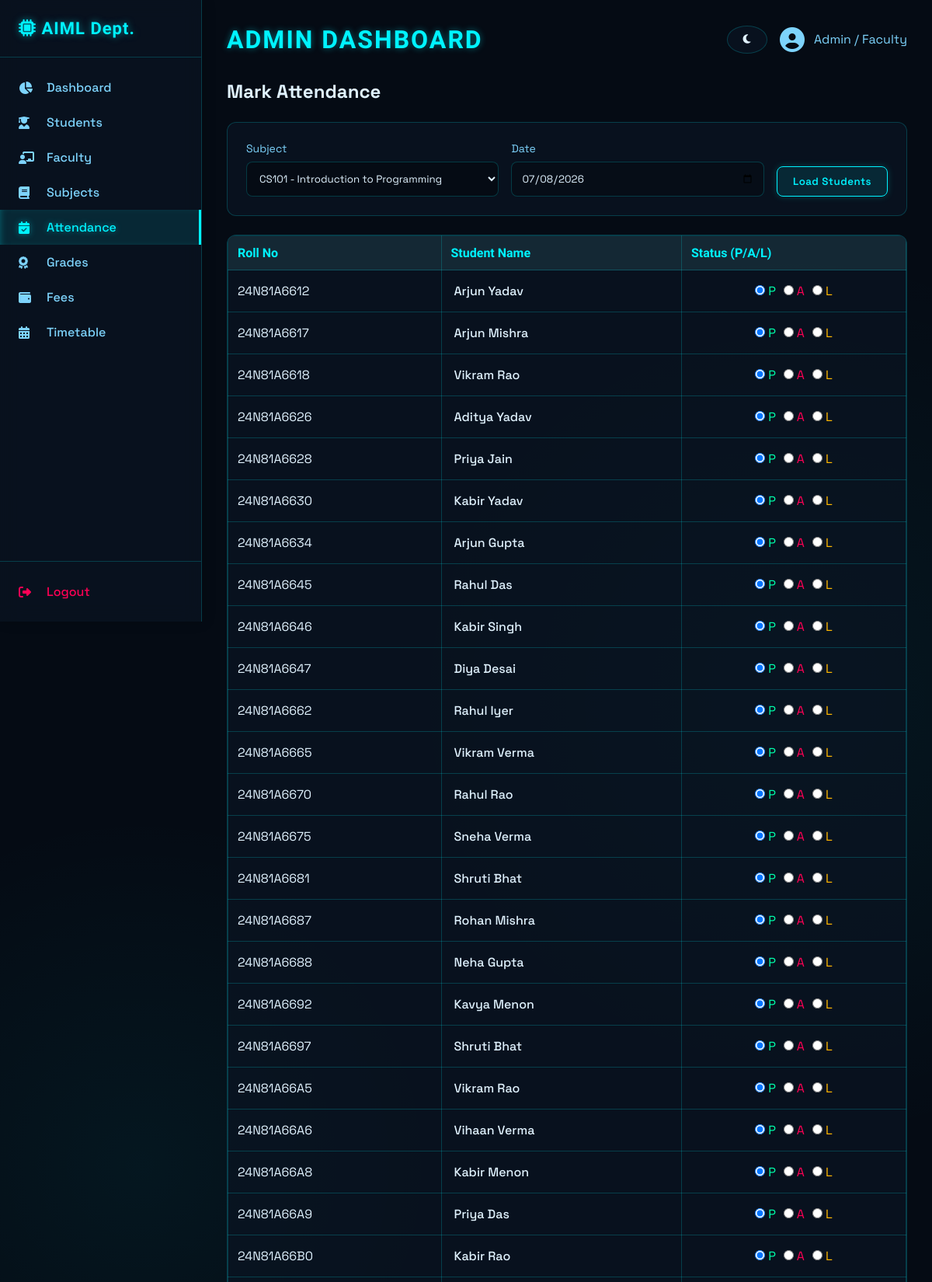
Screenshot of /attendance/?subject_id=1 (signed in, upper part) with the database file from the repository.
### tables this page shows
CREATE TABLE students (
        id INTEGER PRIMARY KEY AUTOINCREMENT,
        roll_no TEXT UNIQUE NOT NULL,
        name TEXT NOT NULL,
        semester INTEGER NOT NULL,
        section TEXT NOT NULL,
        email TEXT,
        phone TEXT,
        admission_year INTEGER
    );

### routes/attendance.py (the view, shortened to what this page needs)
@attendance_bp.route('/')
def index():
    if session.get('role') in ['admin', 'faculty']:
        cur = g.db.cursor()
        cur.execute("SELECT * FROM subjects ORDER BY semester ASC")
        subjects = cur.fetchall()
        subject_id = request.args.get('subject_id', type=int)
        date = request.args.get('date', default=datetime.today().strftime('%Y-%m-%d'))
        students = []
        existing_attendance = {}
        if subject_id:
            cur.execute("SELECT semester FROM subjects WHERE id = ?", (subject_id,))
            sem = cur.fetchone()['semester']
            cur.execute("SELECT * FROM students WHERE semester = ?", (sem,))
            students = cur.fetchall()
            cur.execute("SELECT student_id, status FROM attendance WHERE subject_id = ? AND date = ?", (subject_id, date))
            records = cur.fetchall()
            existing_attendance = {r['student_id']: r['status'] for r in records}
        return render_template('admin/attendance.html',
                               subjects=subjects,
                               subject_id=subject_id,
                               date=date,
                               students=students,
                               existing_attendance=existing_attendance)

### app.py (called while the page is built)
@app.before_request
def load_user():
    g.user_id = session.get('user_id')
    g.role = session.get('role')
    g.db = get_db_connection()

### database.py (called while the page is built)
def get_db_connection():
    conn = sqlite3.connect(DB_FILE)
    conn.row_factory = sqlite3.Row
    return conn

### templates/admin/attendance.html (shortened to what this page needs)
{% extends "base_admin.html" %}
{% block content %}
<div class="d-flex justify-content-between align-items-center mb-4">
    <h2>Mark Attendance</h2>
</div>
<div style="background: var(--card-bg); padding: 24px; border-radius: 12px; border: 1px solid var(--border-color); margin-bottom: 24px;">
    <form method="GET" action="{{ url_for('attendance.index') }}" style="display: flex; gap: 16px; align-items: flex-end;">
        <div class="form-group" style="margin-bottom: 0; flex: 1;">
            <label class="form-label">Subject</label>
            <select name="subject_id" class="form-control" required style="background: var(--bg-color);">
                {% for s in subjects %}
                    <option value="{{ s['id'] }}" {% if subject_id == s['id'] %}selected{% endif %}>{{ s['code'] }} - {{ s['name'] }}</option>
                {% endfor %}
            </select>
        </div>
        <div class="form-group" style="margin-bottom: 0; flex: 1;">
            <label class="form-label">Date</label>
            <input type="date" name="date" class="form-control" value="{{ date }}" required>
        </div>
        <button type="submit" class="btn btn-primary" style="width: auto;">Load Students</button>
    </form>
</div>
{% if subject_id %}
<div class="table-container" style="background: var(--card-bg); border-radius: 12px; border: 1px solid var(--border-color); overflow: hidden;">
    <form action="{{ url_for('attendance.mark') }}" method="POST">
        <table class="table">
            <thead style="background: rgba(255,255,255,0.05);">
                <tr>
                    <th >Roll No</th>
                    <th >Student Name</th>
                    <th >Status (P/A/L)</th>
                </tr>
            </thead>
            <tbody>
                {% for student in students %}
                <tr style="border-bottom: 1px solid var(--border-color);">
                    <td >{{ student['roll_no'] }}</td>
                    <td style="padding: 16px; font-weight: 500;">{{ student['name'] }}</td>
                    <td class="text-center">
                        {% set status = existing_attendance.get(student['id'], 'P') %}
                        <div style="display: flex; gap: 10px; justify-content: center;">
                            <label style="color: var(--success); cursor: pointer;"><input type="radio" name="status_{{ student['id'] }}" value="P" {% if status == 'P' %}checked{% endif %}> P</label>
                            <label style="color: var(--danger); cursor: pointer;"><input type="radio" name="status_{{ student['id'] }}" value="A" {% if status == 'A' %}checked{% endif %}> A</label>
                            <label style="color: var(--warning); cursor: pointer;"><input type="radio" name="status_{{ student['id'] }}" value="L" {% if status == 'L' %}checked{% endif %}> L</label>
                        </div>
                    </td>
                </tr>
                {% else %}
                <tr>
                    <td colspan="3" style="padding: 24px; text-align: center; color: var(--text-secondary);">No students found in this semester.</td>
                </tr>
                {% endfor %}
            </tbody>
        </table>
    </form>
</div>
{% endif %}
{% endblock %}

### static/css/style.css (style rules this page uses)
:root { --bg-color: #050b14; --card-bg: rgba(10, 20, 35, 0.7); --text-primary: #e0f2fe; --text-secondary: #7dd3fc; --accent: #00f3ff; --accent-rgb: 0, 243, 255; --accent-hover: #00c6d1; --danger: #ff0055; --success: #00ffaa; --warning: #ffb800; --border-color: rgba(0, 243, 255, 0.2); --surface-color: rgba(10, 20, 35, 0.9); }
* { margin: 0; padding: 0; box-sizing: border-box; font-family: 'Space Grotesk', 'Inter', sans-serif; }
body { background-color: var(--bg-color); background-image: radial-gradient(circle at 15% 50%, rgba(var(--accent-rgb), 0.05), transparent 25%), radial-gradient(circle at 85% 30%, rgba(var(--accent-rgb), 0.05), transparent 25%); background-attachment: fixed; color: var(--text-primary); min-height: 100vh; display: flex; }
.form-group { margin-bottom: 20px; }
.form-label { display: block; margin-bottom: 8px; color: var(--text-secondary); font-family: 'Space Grotesk', monospace; font-size: 14px; }
.form-control { width: 100%; padding: 12px; background-color: rgba(0,0,0,0.2); border: 1px solid var(--border-color); border-radius: 8px; color: var(--text-primary); transition: all 0.3s; font-family: 'Space Grotesk', sans-serif; }
.btn { display: inline-flex; align-items: center; justify-content: center; padding: 10px 20px; border-radius: 8px; font-weight: 600; text-align: center; cursor: pointer; transition: all 0.3s; border: 1px solid transparent; text-decoration: none; letter-spacing: 0.5px; font-family: 'Space Grotesk', sans-serif; }
.btn-primary { background-color: rgba(var(--accent-rgb), 0.1); color: var(--accent); border-color: var(--accent); width: 100%; box-shadow: 0 0 10px rgba(var(--accent-rgb), 0.2); }
.table { width: 100%; border-collapse: collapse; }
.table th, .table td { padding: 12px; border: 1px solid var(--border-color); }
.table th { background: rgba(var(--accent-rgb), 0.05); text-align: left; font-family: 'Rajdhani', sans-serif; color: var(--accent); }
.text-center { text-align: center !important; }
.d-flex { display: flex; }
.align-items-center { align-items: center; }
.justify-content-between { justify-content: space-between; }
.text-center { text-align: center; }
.mb-4 { margin-bottom: 24px; }
.d-flex { display: flex !important; }

### rows the page displays
students: roll_no "24N81A6612", name "Arjun Yadav"
students: roll_no "24N81A6617", name "Arjun Mishra"
students: roll_no "24N81A6618", name "Vikram Rao"
students: roll_no "24N81A6626", name "Aditya Yadav"
students: roll_no "24N81A6628", name "Priya Jain"
students: roll_no "24N81A6630", name "Kabir Yadav"
students: roll_no "24N81A6634", name "Arjun Gupta"
students: roll_no "24N81A6645", name "Rahul Das"
students: roll_no "24N81A6646", name "Kabir Singh"
students: roll_no "24N81A6647", name "Diya Desai"
students: roll_no "24N81A6662", name "Rahul Iyer"
students: roll_no "24N81A6665", name "Vikram Verma"
students: roll_no "24N81A6670", name "Rahul Rao"
students: roll_no "24N81A6675", name "Sneha Verma"
students: roll_no "24N81A6681", name "Shruti Bhat"
students: roll_no "24N81A6687", name "Rohan Mishra"
students: roll_no "24N81A6688", name "Neha Gupta"
students: roll_no "24N81A6692", name "Kavya Menon"
students: roll_no "24N81A6697", name "Shruti Bhat"
students: roll_no "24N81A66A5", name "Vikram Rao"
students: roll_no "24N81A66A6", name "Vihaan Verma"
students: roll_no "24N81A66A8", name "Kabir Menon"
students: roll_no "24N81A66A9", name "Priya Das"
students: roll_no "24N81A66B0", name "Kabir Rao"

### other values shown
form field subject_id "CS101 - Introduction to Programming"
